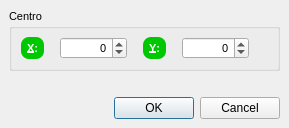
<?xml version="1.0" encoding="UTF-8"?>
<ui version="4.0">
 <class>GoToPointDialog</class>
 <widget class="QDialog" name="GoToPointDialog">
  <property name="geometry">
   <rect>
    <x>0</x>
    <y>0</y>
    <width>289</width>
    <height>128</height>
   </rect>
  </property>
  <property name="font">
   <font>
    <pointsize>8</pointsize>
   </font>
  </property>
  <property name="windowTitle">
   <string>Centra la vista</string>
  </property>
  <property name="styleSheet">
   <string notr="true">QSpinBox{background: none}</string>
  </property>
  <layout class="QVBoxLayout">
   <property name="spacing">
    <number>6</number>
   </property>
   <property name="leftMargin">
    <number>9</number>
   </property>
   <property name="topMargin">
    <number>9</number>
   </property>
   <property name="rightMargin">
    <number>9</number>
   </property>
   <property name="bottomMargin">
    <number>9</number>
   </property>
   <item>
    <widget class="QGroupBox" name="groupBox">
     <property name="font">
      <font>
       <pointsize>8</pointsize>
       <weight>50</weight>
       <bold>false</bold>
      </font>
     </property>
     <property name="title">
      <string>Centro</string>
     </property>
     <layout class="QHBoxLayout">
      <property name="spacing">
       <number>6</number>
      </property>
      <property name="leftMargin">
       <number>9</number>
      </property>
      <property name="topMargin">
       <number>9</number>
      </property>
      <property name="rightMargin">
       <number>9</number>
      </property>
      <property name="bottomMargin">
       <number>9</number>
      </property>
      <item>
       <widget class="QLabel" name="label">
        <property name="font">
         <font>
          <pointsize>8</pointsize>
          <weight>75</weight>
          <bold>true</bold>
         </font>
        </property>
        <property name="styleSheet">
         <string notr="true">QLabel {background-color: #00c800}
QLabel {color: #fafafa}
QLabel {border: 0px solid grey}
QLabel {border-radius: 8px}
QLabel {padding: 3px}
QLabel {margin-right: 10px}</string>
        </property>
        <property name="text">
         <string>&amp;X:</string>
        </property>
        <property name="buddy">
         <cstring>xSpinBox</cstring>
        </property>
       </widget>
      </item>
      <item>
       <widget class="QSpinBox" name="xSpinBox">
        <property name="font">
         <font>
          <pointsize>8</pointsize>
         </font>
        </property>
        <property name="styleSheet">
         <string notr="true">QSpinBox {color: #000000}</string>
        </property>
        <property name="alignment">
         <set>Qt::AlignRight</set>
        </property>
        <property name="minimum">
         <number>-1000000</number>
        </property>
        <property name="maximum">
         <number>1000000</number>
        </property>
       </widget>
      </item>
      <item>
       <spacer>
        <property name="orientation">
         <enum>Qt::Horizontal</enum>
        </property>
        <property name="sizeHint" stdset="0">
         <size>
          <width>31</width>
          <height>20</height>
         </size>
        </property>
       </spacer>
      </item>
      <item>
       <widget class="QLabel" name="label_2">
        <property name="font">
         <font>
          <pointsize>8</pointsize>
          <weight>75</weight>
          <bold>true</bold>
         </font>
        </property>
        <property name="styleSheet">
         <string notr="true">QLabel {background-color: #00c800}
QLabel {color: #fafafa}
QLabel {border: 0px solid grey}
QLabel {border-radius: 8px}
QLabel {padding: 3px}
QLabel {margin-right: 10px}</string>
        </property>
        <property name="text">
         <string>&amp;Y:</string>
        </property>
        <property name="buddy">
         <cstring>ySpinBox</cstring>
        </property>
       </widget>
      </item>
      <item>
       <widget class="QSpinBox" name="ySpinBox">
        <property name="font">
         <font>
          <pointsize>8</pointsize>
         </font>
        </property>
        <property name="styleSheet">
         <string notr="true">QSpinBox {color: #000000}</string>
        </property>
        <property name="alignment">
         <set>Qt::AlignRight</set>
        </property>
        <property name="minimum">
         <number>-1000000</number>
        </property>
        <property name="maximum">
         <number>1000000</number>
        </property>
       </widget>
      </item>
      <item>
       <spacer>
        <property name="orientation">
         <enum>Qt::Horizontal</enum>
        </property>
        <property name="sizeHint" stdset="0">
         <size>
          <width>40</width>
          <height>20</height>
         </size>
        </property>
       </spacer>
      </item>
     </layout>
     <zorder>xSpinBox</zorder>
     <zorder>label</zorder>
     <zorder>label_2</zorder>
     <zorder>ySpinBox</zorder>
    </widget>
   </item>
   <item>
    <spacer>
     <property name="orientation">
      <enum>Qt::Vertical</enum>
     </property>
     <property name="sizeHint" stdset="0">
      <size>
       <width>20</width>
       <height>16</height>
      </size>
     </property>
    </spacer>
   </item>
   <item>
    <widget class="QDialogButtonBox" name="buttonBox">
     <property name="font">
      <font>
       <pointsize>8</pointsize>
      </font>
     </property>
     <property name="orientation">
      <enum>Qt::Horizontal</enum>
     </property>
     <property name="standardButtons">
      <set>QDialogButtonBox::Cancel|QDialogButtonBox::Ok</set>
     </property>
    </widget>
   </item>
  </layout>
 </widget>
 <resources/>
 <connections>
  <connection>
   <sender>buttonBox</sender>
   <signal>accepted()</signal>
   <receiver>GoToPointDialog</receiver>
   <slot>accept()</slot>
   <hints>
    <hint type="sourcelabel">
     <x>248</x>
     <y>254</y>
    </hint>
    <hint type="destinationlabel">
     <x>157</x>
     <y>274</y>
    </hint>
   </hints>
  </connection>
  <connection>
   <sender>buttonBox</sender>
   <signal>rejected()</signal>
   <receiver>GoToPointDialog</receiver>
   <slot>reject()</slot>
   <hints>
    <hint type="sourcelabel">
     <x>316</x>
     <y>260</y>
    </hint>
    <hint type="destinationlabel">
     <x>286</x>
     <y>274</y>
    </hint>
   </hints>
  </connection>
 </connections>
</ui>
